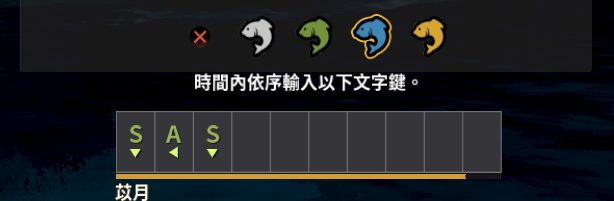
#> input picture tests/fixtures/press_sas/frame_000159.jpg, 614 x 201 px
$ python roi_preview.py --image ../tests/fixtures/press_sas/frame_000159.jpg
#> lines starting #> are read from the running program, lines starting #| are printed output that depends on the picture; after the words box and inside, x2 and y2 are one past the last pixel; in counts of white or black regions, pixels touching at a corner belong together
### src/config_loader.py
"""Configuration loading and normalized-ROI conversion for offline detection."""

from __future__ import annotations

from copy import deepcopy
from dataclasses import dataclass
from pathlib import Path
from typing import Any, Mapping, TypeAlias

import yaml


PROJECT_ROOT = Path(__file__).resolve().parents[1]
DEFAULT_ROI_CONFIG_PATH = PROJECT_ROOT / "config" / "roi.yaml"
DEFAULT_THRESHOLDS_CONFIG_PATH = PROJECT_ROOT / "config" / "thresholds.yaml"
DEFAULT_CAPTURE_CONFIG_PATH = PROJECT_ROOT / "config" / "capture.yaml"

NormalizedROI: TypeAlias = tuple[float, float, float, float]
PixelROI: TypeAlias = tuple[int, int, int, int]

ROI_NAMES = (
    "top_prompt",
    "center_space",
    "space_button",
    "fish_filter_panel",
    "hook_bar",
    "hook_prompt",
    "hook_bar_precise",
    "press_sequence",
    "get_search",
    "get_window",
    "right_quest_area",
)

REQUIRED_ROI_NAMES = (
    "top_prompt",
    "center_space",
    "hook_bar",
    "press_sequence",
    "get_window",
    "right_quest_area",
)

STATE_NAMES = ("IDLE", "WAITING", "READY", "HOOK", "PRESS", "GET")

DEFAULT_ROI_DATA: dict[str, Any] = {
    "screen_reference": {"width": 2048, "height": 1151},
    "rois": {
        "top_prompt": {"x1": 0.30, "y1": 0.02, "x2": 0.70, "y2": 0.10},
        "center_space": {"x1": 0.38, "y1": 0.10, "x2": 0.58, "y2": 0.25},
        "space_button": {"x1": 0.39, "y1": 0.20, "x2": 0.57, "y2": 0.30},
        "fish_filter_panel": {"x1": 0.38, "y1": 0.10, "x2": 0.58, "y2": 0.25},
        "hook_bar": {"x1": 0.38, "y1": 0.23, "x2": 0.62, "y2": 0.36},
        "hook_prompt": {"x1": 0.37, "y1": 0.29, "x2": 0.63, "y2": 0.335},
        "hook_bar_precise": {"x1": 0.38, "y1": 0.325, "x2": 0.62, "y2": 0.365},
        "press_sequence": {"x1": 0.38, "y1": 0.17, "x2": 0.62, "y2": 0.31},
        "get_search": {"x1": 0.75, "y1": 0.47, "x2": 0.94, "y2": 0.84},
        "get_window": {"x1": 0.75, "y1": 0.55, "x2": 0.94, "y2": 0.84},
        "right_quest_area": {"x1": 0.82, "y1": 0.20, "x2": 0.99, "y2": 0.75},
    },
}

DEFAULT_THRESHOLDS_DATA: dict[str, Any] = {
    "state_thresholds": {
        "min_confidence": 0.65,
        "unknown_below": 0.55,
        "stable_frames_required": 2,
    },
    "detectors": {state.lower(): {"min_confidence": 0.65} for state in STATE_NAMES},
    "debug": {
        "save_debug_images": True,
        "save_on_state_change": True,
        "save_on_low_confidence": True,
        "save_on_unknown": True,
        "max_debug_images": 200,
        "max_debug_size_mb": 500,
        "max_debug_age_days": 2,
    },
}

DEFAULT_CAPTURE_DATA: dict[str, Any] = {
    "capture": {
        "interval_sec": 0.2,
        "duration_sec": 120,
        "image_format": "jpg",
        "jpg_quality": 80,
        "save_full_frame": True,
        "save_roi_crops": False,
        "max_frames_per_session": 800,
        "max_session_size_mb": 1000,
    },
    "retention": {"max_sessions": 10, "max_total_size_mb": 5000, "max_age_days": 7},
    "hotkeys": {"stop": "F9", "mark_event": "F8"},
}


@dataclass(frozen=True)
class ROIConfig:
    screen_reference: tuple[int, int]
    rois: Mapping[str, NormalizedROI]
    source: Path | None

    # [7 lines left out: function pixel_roi, not called in this run]


@dataclass(frozen=True)
class DebugSettings:
    save_debug_images: bool
    save_on_state_change: bool
    save_on_low_confidence: bool
    save_on_unknown: bool
    max_debug_images: int
    max_debug_size_mb: int
    max_debug_age_days: int


@dataclass(frozen=True)
class ThresholdConfig:
    min_confidence: float
    unknown_below: float
    stable_frames_required: int
    detector_min_confidence: Mapping[str, float]
    debug: DebugSettings
    source: Path | None

    def min_confidence_for(self, state: str) -> float:
        return self.detector_min_confidence.get(state.lower(), self.min_confidence)


@dataclass(frozen=True)
class CaptureSettings:
    interval_sec: float
    duration_sec: float
    image_format: str
    jpg_quality: int
    save_full_frame: bool
    save_roi_crops: bool
    max_frames_per_session: int
    max_session_size_mb: int


@dataclass(frozen=True)
class ReplayRetentionSettings:
    max_sessions: int
    max_total_size_mb: int
    max_age_days: int


@dataclass(frozen=True)
class CaptureConfig:
    capture: CaptureSettings
    retention: ReplayRetentionSettings
    stop_hotkey: str
    mark_event_hotkey: str
    source: Path | None


def _read_yaml_or_default(path: Path, default: dict[str, Any]) -> tuple[dict[str, Any], Path | None]:
    if not path.exists():
        return deepcopy(default), None
    try:
        with path.open("r", encoding="utf-8") as file:
            data = yaml.safe_load(file)
    except yaml.YAMLError as exc:
        raise ValueError(f"Invalid YAML configuration: {path}") from exc
    if not isinstance(data, dict):
        raise ValueError(f"Configuration root must be a mapping: {path}")
    return data, path


def _as_float(value: Any, label: str) -> float:
    if isinstance(value, bool) or not isinstance(value, (int, float)):
        raise ValueError(f"{label} must be a number")
    return float(value)


def _as_positive_int(value: Any, label: str, *, allow_zero: bool = False) -> int:
    if isinstance(value, bool) or not isinstance(value, int) or value < (0 if allow_zero else 1):
        comparator = "non-negative" if allow_zero else "positive"
        raise ValueError(f"{label} must be a {comparator} integer")
    return value


# [4 lines left out: function _as_bool, not called in this run]


def _read_normalized_roi(name: str, values: Any) -> NormalizedROI:
    if not isinstance(values, dict):
        raise ValueError(f"rois.{name} must be a mapping")
    try:
        roi = tuple(_as_float(values[field], f"rois.{name}.{field}") for field in ("x1", "y1", "x2", "y2"))
    except KeyError as exc:
        raise ValueError(f"rois.{name} is missing {exc.args[0]}") from exc
    x1, y1, x2, y2 = roi
    if not (0.0 <= x1 < x2 <= 1.0 and 0.0 <= y1 < y2 <= 1.0):
        raise ValueError(f"rois.{name} must satisfy 0 <= x1 < x2 <= 1 and 0 <= y1 < y2 <= 1")
    return roi  # type: ignore[return-value]


def normalized_to_pixel_roi(roi: NormalizedROI, image_width: int, image_height: int) -> PixelROI:
    """Convert normalized coordinates into non-empty, image-bounded coordinates."""
    if image_width <= 0 or image_height <= 0:
        raise ValueError("image_width and image_height must be positive")
    x1, y1, x2, y2 = roi
    left = max(0, min(image_width - 1, round(x1 * image_width)))
    top = max(0, min(image_height - 1, round(y1 * image_height)))
    right = max(left + 1, min(image_width, round(x2 * image_width)))
    bottom = max(top + 1, min(image_height, round(y2 * image_height)))
    return left, top, right, bottom


def load_roi_config(path: str | Path | None = None) -> ROIConfig:
    """Read ROI configuration, or return safe built-in normalized defaults."""
    config_path = Path(path) if path is not None else DEFAULT_ROI_CONFIG_PATH
    data, source = _read_yaml_or_default(config_path, DEFAULT_ROI_DATA)
    reference = data.get("screen_reference")
    raw_rois = data.get("rois")
    if not isinstance(reference, dict) or not isinstance(raw_rois, dict):
        raise ValueError("ROI configuration requires screen_reference and rois mappings")
    try:
        screen_reference = (
            _as_positive_int(reference["width"], "screen_reference.width"),
            _as_positive_int(reference["height"], "screen_reference.height"),
        )
    except KeyError as exc:
        raise ValueError(f"screen_reference is missing {exc.args[0]}") from exc
    missing = [name for name in REQUIRED_ROI_NAMES if name not in raw_rois]
    if missing:
        raise ValueError(f"ROI configuration is missing: {', '.join(missing)}")
    return ROIConfig(
        screen_reference=screen_reference,
        rois={name: _read_normalized_roi(name, raw_rois[name]) for name in ROI_NAMES if name in raw_rois},
        source=source,
    )


# [124 lines left out: functions save_roi_config, load_thresholds_config, load_capture_config, not called in this run]

### tools/roi_preview.py
"""Create ROI-annotated copies of existing screenshots without modifying them."""

from __future__ import annotations

import argparse
import sys
from pathlib import Path

import cv2


PROJECT_ROOT = Path(__file__).resolve().parents[1]
sys.path.insert(0, str(PROJECT_ROOT))

from src.config_loader import DEFAULT_ROI_CONFIG_PATH, ROI_NAMES, load_roi_config, normalized_to_pixel_roi  # noqa: E402
from src.state_detector import expected_reference_images  # noqa: E402


def parse_args() -> argparse.Namespace:
    parser = argparse.ArgumentParser(description="Draw configured normalized ROIs on existing screenshots.")
    selection = parser.add_mutually_exclusive_group(required=True)
    selection.add_argument("--image", type=Path, help="One image to preview")
    selection.add_argument("--all", action="store_true", help="Preview every bundled reference image")
    parser.add_argument("--reference-dir", type=Path, default=PROJECT_ROOT / "assets" / "reference")
    parser.add_argument("--roi-config", type=Path, default=DEFAULT_ROI_CONFIG_PATH)
    parser.add_argument("--output-dir", type=Path, default=PROJECT_ROOT / "logs" / "roi_preview")
    return parser.parse_args()


def save_preview(image_path: Path, output_dir: Path, *, roi_config_path: Path) -> Path:
    frame = cv2.imread(str(image_path), cv2.IMREAD_COLOR)
#> frame is the input picture: shape (201, 614, 3); mean B, G, R 34.1, 31.1, 29.2
    if frame is None:
        raise FileNotFoundError(f"Could not read preview image: {image_path}")
    config = load_roi_config(roi_config_path)
    height, width = frame.shape[:2]
#> height = 201; width = 614
    colours = ((40, 220, 40), (40, 180, 255), (255, 120, 40), (220, 60, 220), (60, 220, 220), (255, 255, 255))
    for index, name in enumerate(ROI_NAMES):
        if name not in config.rois:
            continue
        left, top, right, bottom = normalized_to_pixel_roi(config.rois[name], width, height)
        colour = colours[index % len(colours)]
        cv2.rectangle(frame, (left, top), (right, bottom), colour, 2)
        cv2.putText(frame, name, (left, max(20, top - 6)), cv2.FONT_HERSHEY_SIMPLEX, 0.55, colour, 2, cv2.LINE_AA)
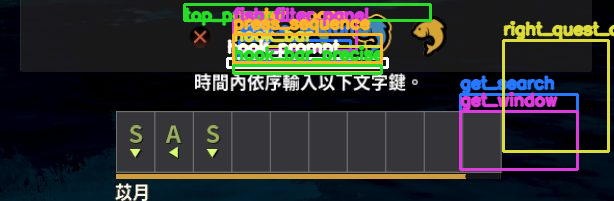
#> frame: shape (201, 614, 3); 13.4% of pixels changed, all inside (x1, y1, x2, y2) = (182, 3, 614, 171)
    output_dir.mkdir(parents=True, exist_ok=True)
    destination = output_dir / f"{image_path.stem}_roi_preview.png"
    if not cv2.imwrite(str(destination), frame):
        raise OSError(f"Could not write ROI preview: {destination}")
    return destination.resolve()


def main() -> int:
    args = parse_args()
    images = [args.image] if args.image else [path for path, _ in expected_reference_images(args.reference_dir)]
    for image_path in images:
        print(save_preview(image_path, args.output_dir, roi_config_path=args.roi_config))
    return 0


if __name__ == "__main__":
    raise SystemExit(main())
#> (the program exits here)
